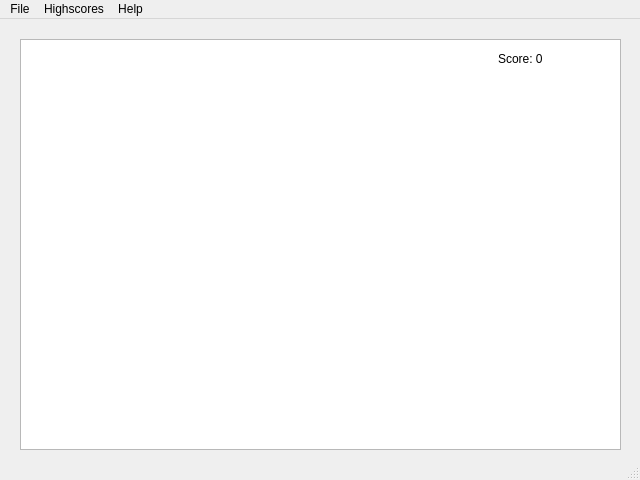
<?xml version="1.0" encoding="UTF-8"?>
<ui version="4.0">
 <class>GameWindow</class>
 <widget class="QMainWindow" name="GameWindow">
  <property name="geometry">
   <rect>
    <x>0</x>
    <y>0</y>
    <width>640</width>
    <height>480</height>
   </rect>
  </property>
  <property name="windowTitle">
   <string>Route Runner</string>
  </property>
  <widget class="QWidget" name="centralwidget">
   <widget class="QTextBrowser" name="textBrowser">
    <property name="geometry">
     <rect>
      <x>110</x>
      <y>50</y>
      <width>411</width>
      <height>131</height>
     </rect>
    </property>
    <property name="html">
     <string>&lt;!DOCTYPE HTML PUBLIC &quot;-//W3C//DTD HTML 4.0//EN&quot; &quot;http://www.w3.org/TR/REC-html40/strict.dtd&quot;&gt;
&lt;html&gt;&lt;head&gt;&lt;meta name=&quot;qrichtext&quot; content=&quot;1&quot; /&gt;&lt;style type=&quot;text/css&quot;&gt;
p, li { white-space: pre-wrap; }
&lt;/style&gt;&lt;/head&gt;&lt;body style=&quot; font-family:'Sans Serif'; font-size:9pt; font-weight:400; font-style:normal;&quot;&gt;
&lt;p align=&quot;center&quot; style=&quot; margin-top:0px; margin-bottom:0px; margin-left:0px; margin-right:0px; -qt-block-indent:0; text-indent:0px;&quot;&gt;&lt;span style=&quot; font-size:12pt; font-weight:600;&quot;&gt;WELCOME to &lt;/span&gt;&lt;span style=&quot; font-size:12pt; font-weight:600; text-decoration: underline;&quot;&gt;ROUTE RUNNER!&lt;/span&gt;&lt;/p&gt;
&lt;p align=&quot;center&quot; style=&quot;-qt-paragraph-type:empty; margin-top:0px; margin-bottom:0px; margin-left:0px; margin-right:0px; -qt-block-indent:0; text-indent:0px;&quot;&gt;&lt;br /&gt;&lt;/p&gt;
&lt;p style=&quot; margin-top:0px; margin-bottom:0px; margin-left:0px; margin-right:0px; -qt-block-indent:0; text-indent:0px;&quot;&gt;&lt;span style=&quot; font-weight:600;&quot;&gt;To start a game: &lt;/span&gt;&lt;/p&gt;
&lt;p style=&quot; margin-top:0px; margin-bottom:0px; margin-left:0px; margin-right:0px; -qt-block-indent:0; text-indent:0px;&quot;&gt;&lt;span style=&quot; font-weight:600;&quot;&gt;	1) Enter your name below.&lt;/span&gt;&lt;/p&gt;
&lt;p style=&quot; margin-top:0px; margin-bottom:0px; margin-left:0px; margin-right:0px; -qt-block-indent:0; text-indent:0px;&quot;&gt;&lt;span style=&quot; font-weight:600;&quot;&gt;	2) Click &amp;quot;Start Game&amp;quot;! &lt;/span&gt;&lt;/p&gt;
&lt;p align=&quot;center&quot; style=&quot;-qt-paragraph-type:empty; margin-top:0px; margin-bottom:0px; margin-left:0px; margin-right:0px; -qt-block-indent:0; text-indent:0px; font-weight:600;&quot;&gt;&lt;br /&gt;&lt;/p&gt;
&lt;p align=&quot;center&quot; style=&quot; margin-top:0px; margin-bottom:0px; margin-left:0px; margin-right:0px; -qt-block-indent:0; text-indent:0px;&quot;&gt;&lt;span style=&quot; font-size:12pt; font-weight:600;&quot;&gt;Have fun! &lt;/span&gt;&lt;/p&gt;&lt;/body&gt;&lt;/html&gt;</string>
    </property>
   </widget>
   <widget class="QLabel" name="namelabel">
    <property name="geometry">
     <rect>
      <x>150</x>
      <y>230</y>
      <width>151</width>
      <height>41</height>
     </rect>
    </property>
    <property name="text">
     <string>&lt;html&gt;&lt;head/&gt;&lt;body&gt;&lt;p&gt;&lt;span style=&quot; font-size:11pt; font-weight:600;&quot;&gt;Enter name here:  &lt;/span&gt;&lt;/p&gt;&lt;/body&gt;&lt;/html&gt;</string>
    </property>
   </widget>
   <widget class="QPushButton" name="pushButton">
    <property name="geometry">
     <rect>
      <x>240</x>
      <y>320</y>
      <width>141</width>
      <height>31</height>
     </rect>
    </property>
    <property name="text">
     <string>Start Game</string>
    </property>
   </widget>
   <widget class="QLineEdit" name="nameEdit">
    <property name="geometry">
     <rect>
      <x>300</x>
      <y>240</y>
      <width>191</width>
      <height>22</height>
     </rect>
    </property>
    <property name="text">
     <string/>
    </property>
   </widget>
   <widget class="QLabel" name="errorNameLabel">
    <property name="enabled">
     <bool>true</bool>
    </property>
    <property name="geometry">
     <rect>
      <x>130</x>
      <y>270</y>
      <width>411</width>
      <height>41</height>
     </rect>
    </property>
    <property name="text">
     <string>&lt;html&gt;&lt;head/&gt;&lt;body&gt;&lt;p&gt;&lt;span style=&quot; font-size:18pt; color:#fd0606;&quot;&gt;Enter a name to play the game! &lt;/span&gt;&lt;/p&gt;&lt;/body&gt;&lt;/html&gt;</string>
    </property>
   </widget>
   <widget class="QGraphicsView" name="graphicsView">
    <property name="geometry">
     <rect>
      <x>20</x>
      <y>20</y>
      <width>601</width>
      <height>411</height>
     </rect>
    </property>
   </widget>
   <widget class="QLabel" name="lostlabel">
    <property name="geometry">
     <rect>
      <x>190</x>
      <y>190</y>
      <width>311</width>
      <height>41</height>
     </rect>
    </property>
    <property name="text">
     <string>&lt;html&gt;&lt;head/&gt;&lt;body&gt;&lt;p&gt;&lt;span style=&quot; font-size:16pt; font-weight:600;&quot;&gt;You Lost: Try again! &lt;/span&gt;&lt;/p&gt;&lt;/body&gt;&lt;/html&gt;</string>
    </property>
   </widget>
   <widget class="QLabel" name="scorelabel">
    <property name="geometry">
     <rect>
      <x>498</x>
      <y>30</y>
      <width>111</width>
      <height>20</height>
     </rect>
    </property>
    <property name="text">
     <string>&lt;html&gt;&lt;head/&gt;&lt;body&gt;&lt;p&gt;Score: 0&lt;/p&gt;&lt;/body&gt;&lt;/html&gt;</string>
    </property>
   </widget>
   <zorder>textBrowser</zorder>
   <zorder>namelabel</zorder>
   <zorder>pushButton</zorder>
   <zorder>nameEdit</zorder>
   <zorder>errorNameLabel</zorder>
   <zorder>lostlabel</zorder>
   <zorder>graphicsView</zorder>
   <zorder>scorelabel</zorder>
  </widget>
  <widget class="QMenuBar" name="menubar">
   <property name="geometry">
    <rect>
     <x>0</x>
     <y>0</y>
     <width>640</width>
     <height>19</height>
    </rect>
   </property>
   <widget class="QMenu" name="menuFile">
    <property name="title">
     <string>File</string>
    </property>
    <addaction name="actionNew_Game_2"/>
    <addaction name="actionSave_Game"/>
    <addaction name="actionExit"/>
   </widget>
   <widget class="QMenu" name="menuHelp">
    <property name="title">
     <string>Help</string>
    </property>
    <addaction name="separator"/>
    <addaction name="actionControls"/>
    <addaction name="actionAbout"/>
   </widget>
   <widget class="QMenu" name="menuHighscores">
    <property name="title">
     <string>Highscores</string>
    </property>
    <addaction name="separator"/>
    <addaction name="actionShow_Highscores"/>
    <addaction name="actionReset_Highscores"/>
   </widget>
   <addaction name="menuFile"/>
   <addaction name="menuHighscores"/>
   <addaction name="menuHelp"/>
  </widget>
  <widget class="QStatusBar" name="statusbar"/>
  <action name="actionNew_Game">
   <property name="text">
    <string>New Game</string>
   </property>
  </action>
  <action name="actionSave_Game">
   <property name="text">
    <string>Save Game</string>
   </property>
  </action>
  <action name="actionExit">
   <property name="text">
    <string>Exit</string>
   </property>
  </action>
  <action name="actionControls">
   <property name="text">
    <string>Controls</string>
   </property>
  </action>
  <action name="actionAbout">
   <property name="text">
    <string>About</string>
   </property>
  </action>
  <action name="actionShow_Highscores">
   <property name="text">
    <string>Show Highscores</string>
   </property>
  </action>
  <action name="actionReset_Highscores">
   <property name="text">
    <string>Reset Highscores</string>
   </property>
  </action>
  <action name="actionNew_Game_2">
   <property name="text">
    <string>New Game</string>
   </property>
  </action>
 </widget>
 <resources/>
 <connections/>
</ui>
